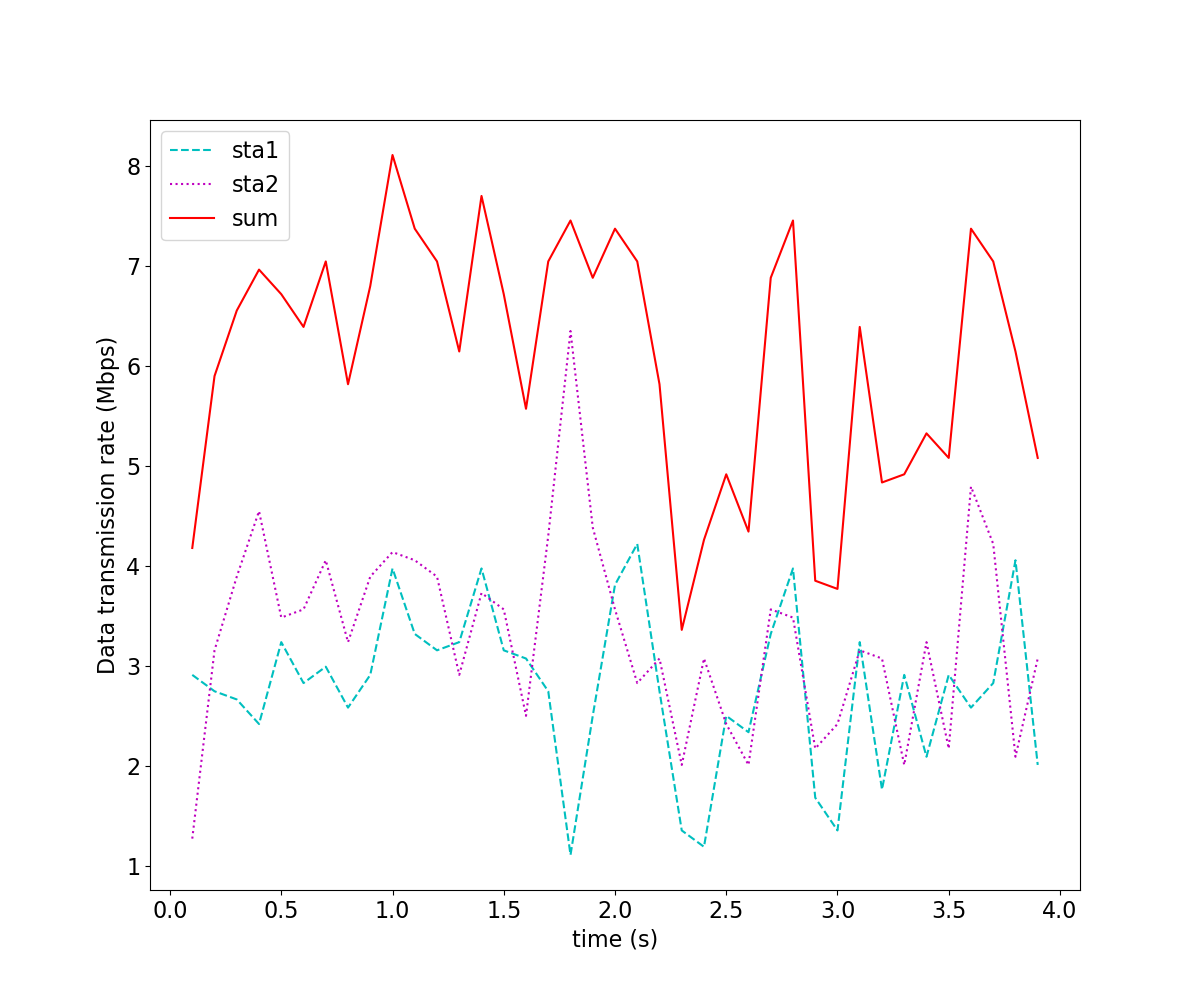

Recreate this plot in Python.
import numpy as np
import matplotlib
matplotlib.use('Agg')
import matplotlib.pyplot as plt
from itertools import zip_longest


STEP = 0.1
PACKET = 1024
VINDEX = 0

file1 = '/home/whd/ndnSIM2.8/wireless-macspec/delay0.log'
file2 = '/home/whd/ndnSIM2.8/wireless-macspec/delay1.log'
file3 = '/home/whd/ndnSIM2.8/wireless-macspec/delay2.log'
file4 = '/home/whd/ndnSIM2.8/wireless-macspec/delay3.log'

plt.figure(figsize=(12.0, 10.0))
plt.rcParams['font.size'] = 16
files  = [file1,file2]
colors = ['b','c','m','y']
lines = ['-.','--',':','dashed']
i=1
y_sum = []
for file in files:
    x1,y1 = [], []
    aimds = open(file, 'r').readlines()[2:]
    datanum = 0
    index = STEP
    for line in (aimds):
        value = line.split('\t')
        if (float(value[0]) < index):
            if (int(value[7]) >= 1):
                datanum += 1
        else:
            x1.append(index)
            y1.append(float(datanum * PACKET * 4)/(STEP * 1000 * 1000))
            datanum = 0
            index += STEP
    y_sum.append(y1)
    plt.plot(x1, y1, label='sta'+str(i), color = colors[i], ls=lines[i])
    plt.legend()
    i += 1
y = [sum(v) for v in zip_longest(*y_sum,fillvalue=0)]
l = min(len(x1),len(y))
plt.plot(x1[:l],y[:l], label ='sum', color = 'r', ls = '-')
plt.legend()
plt.xlabel("time (s)")
plt.ylabel("Data transmission rate (Mbps)")
plt.savefig('./vanet.png')
plt.show()
